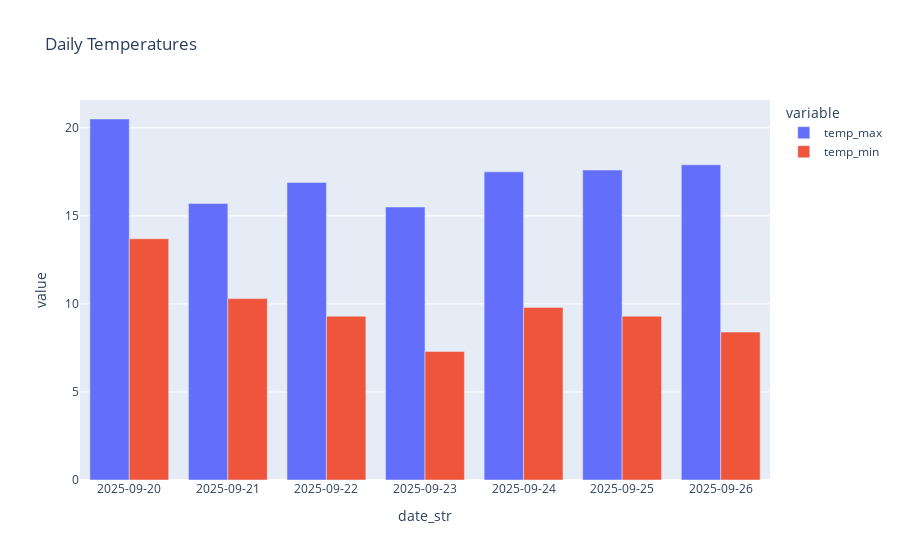
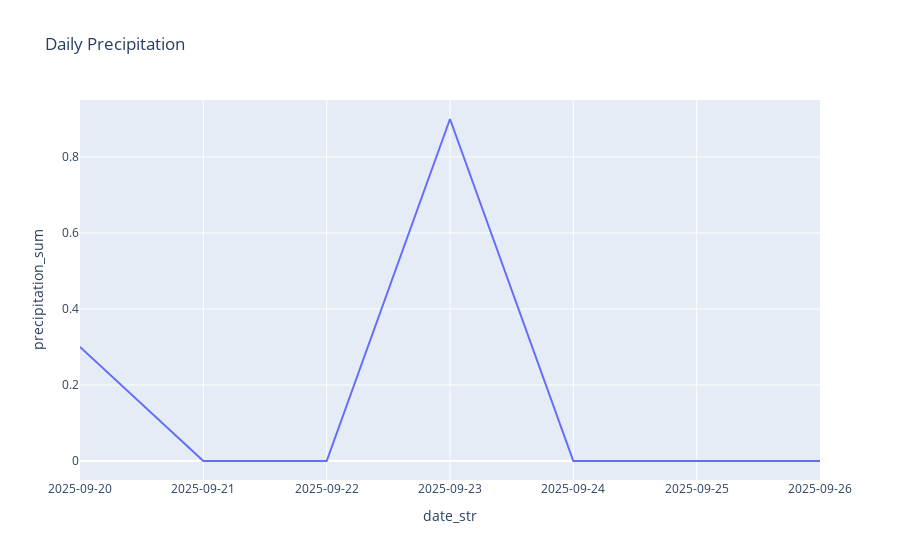
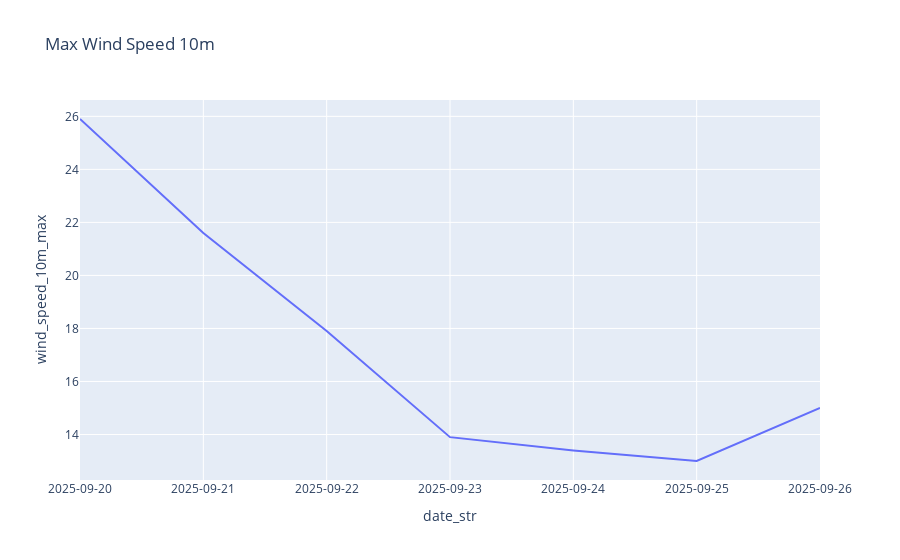

Source (notebook cell) for these figures, in order:
### Code cell
import pandas as pd, numpy as np, pathlib, re, os
from glob import glob
from datetime import datetime
from pathlib import Path

RAW_DIR = "../data/raw"
INTERIM_DIR = f"../data/interim/{city_slug}"
PROCESSED_DIR = f"../data/processed/{city_slug}"
Path(INTERIM_DIR).mkdir(parents=True, exist_ok=True)
Path(PROCESSED_DIR).mkdir(parents=True, exist_ok=True)

def slugify(s: str) -> str:
    return re.sub(r"[^a-z0-9]+", "-", str(s).lower()).strip("-")

# --- OPTIONAL: set CITY here for testing; comment out to auto-detect from RAW
try:
    CITY  # if defined in a previous cell, keep it
except NameError:
    CITY = None  # e.g., "Hanoi"

city_slug = slugify(CITY) if CITY else None

# pick RAW source: prefer folder of city_slug; else latest any
candidates = []
if city_slug:
    candidates = sorted(glob(f"{RAW_DIR}/{city_slug}/forecast_*.csv"))
if not candidates:
    candidates = sorted(glob(f"{RAW_DIR}/**/forecast_*.csv", recursive=True))

src = candidates[-1] if candidates else None
print("Using source:", src)

if not src:
    print("No valid source found. Run 2.2 first or check internet.")
else:
    df = pd.read_csv(src)

    # If CITY not set, derive city_slug from file content or folder name
    if not city_slug:
        if "city" in df.columns and len(df):
            city_slug = slugify(df["city"].iloc[0])
        else:
            city_slug = Path(src).parent.name  # raw/<city_slug>/
    ts = datetime.now().strftime("%Y%m%d_%H%M")

    # ===== Schema check =====
    expected = {"date","temp_max","temp_min","precipitation_sum","wind_speed_10m_max","city","lat","lon","source"}
    missing = expected - set(df.columns)
    assert not missing, f"Missing columns: {missing}"

    issues = []
    for col in ["temp_max","temp_min","precipitation_sum","wind_speed_10m_max","lat","lon"]:
        if not pd.api.types.is_numeric_dtype(df[col]):
            issues.append(f"{col} not numeric")
    print("Schema OK." if not issues else f"Validation issues: {issues}")

    # Interim (city+ts)
    interim_path = f"{INTERIM_DIR}/checked_{ts}.csv"
    df.to_csv(interim_path, index=False)
    print("Saved interim:", interim_path)

    # ===== Clean =====
    dfc = df.copy()
    dfc["date"] = pd.to_datetime(dfc["date"], errors="coerce")
    dfc = dfc.drop_duplicates(["city","date"]).sort_values("date").reset_index(drop=True)
    for col, hi in [("wind_speed_10m_max", 120), ("precipitation_sum", 200)]:
        dfc[col] = np.clip(dfc[col], 0, hi)

    clean_path = f"{PROCESSED_DIR}/clean_{ts}.csv"
    dfc.to_csv(clean_path, index=False)
    print("Saved clean:", clean_path)

    # ===== Features =====
    df_feat = dfc.copy()
    df_feat["temp_range"] = df_feat["temp_max"] - df_feat["temp_min"]
    df_feat["rain_flag"] = (df_feat["precipitation_sum"] > 0.0).astype(int)
    df_feat["dow"] = df_feat["date"].dt.dayofweek

    feat_path  = f"{PROCESSED_DIR}/features_{ts}.csv"
    df_feat.to_csv(feat_path, index=False)
    print("Saved features:", feat_path)

    # ===== Figures per city =====
    %pip install -q kaleido
    import plotly.express as px

    FIG_DIR = f"../reports/figures/{city_slug}"
    Path(FIG_DIR).mkdir(parents=True, exist_ok=True)

    df_feat["date"] = pd.to_datetime(df_feat["date"], errors="coerce")
    df_feat["date_str"] = df_feat["date"].dt.strftime("%Y-%m-%d")

    fig1 = px.bar(df_feat, x="date_str", y=["temp_max","temp_min"], barmode="group", title="Daily Temperatures")
    fig1.update_xaxes(type="category")
    fig1.write_image(os.path.join(FIG_DIR, f"temperatures_{ts}.png"))
    fig1.show()

    fig2 = px.line(df_feat, x="date_str", y="precipitation_sum", title="Daily Precipitation")
    fig2.update_xaxes(type="category")
    fig2.write_image(os.path.join(FIG_DIR, f"precipitation_{ts}.png"))
    fig2.show()

    fig3 = px.line(df_feat, x="date_str", y="wind_speed_10m_max", title="Max Wind Speed 10m")
    fig3.update_xaxes(type="category")
    fig3.write_image(os.path.join(FIG_DIR, f"wind_{ts}.png"))
    fig3.show()

    print("Saved figures to", FIG_DIR)

### Figure 1 — Plotly figure (JSON) as saved in the notebook; plotly's stock layout.template omitted (floating-point values rounded to 4 significant figures)
{"data": [{"alignmentgroup": "True", "hovertemplate": "variable=temp_max<br>date_str=%{x}<br>value=%{y}<extra></extra>", "legendgroup": "temp_max", "marker": {"color": "#636efa", "pattern": {"shape": ""}}, "name": "temp_max", "offsetgroup": "temp_max", "orientation": "v", "showlegend": true, "textposition": "auto", "type": "bar", "x": ["2025-09-20", "2025-09-21", "2025-09-22", "2025-09-23", "2025-09-24", "2025-09-25", "2025-09-26"], "xaxis": "x", "y": [20.5, 15.7, 16.9, 15.5, 17.5, 17.6, 17.9], "yaxis": "y"}, {"alignmentgroup": "True", "hovertemplate": "variable=temp_min<br>date_str=%{x}<br>value=%{y}<extra></extra>", "legendgroup": "temp_min", "marker": {"color": "#EF553B", "pattern": {"shape": ""}}, "name": "temp_min", "offsetgroup": "temp_min", "orientation": "v", "showlegend": true, "textposition": "auto", "type": "bar", "x": ["2025-09-20", "2025-09-21", "2025-09-22", "2025-09-23", "2025-09-24", "2025-09-25", "2025-09-26"], "xaxis": "x", "y": [13.7, 10.3, 9.3, 7.3, 9.8, 9.3, 8.4], "yaxis": "y"}], "layout": {"barmode": "group", "legend": {"title": {"text": "variable"}, "tracegroupgap": 0}, "title": {"text": "Daily Temperatures"}, "xaxis": {"anchor": "y", "domain": [0, 1], "title": {"text": "date_str"}, "type": "category"}, "yaxis": {"anchor": "x", "domain": [0, 1], "title": {"text": "value"}}}}

### Figure 2 — Plotly figure (JSON) as saved in the notebook; plotly's stock layout.template omitted (floating-point values rounded to 4 significant figures)
{"data": [{"hovertemplate": "date_str=%{x}<br>precipitation_sum=%{y}<extra></extra>", "legendgroup": "", "line": {"color": "#636efa", "dash": "solid"}, "marker": {"symbol": "circle"}, "mode": "lines", "name": "", "orientation": "v", "showlegend": false, "type": "scatter", "x": ["2025-09-20", "2025-09-21", "2025-09-22", "2025-09-23", "2025-09-24", "2025-09-25", "2025-09-26"], "xaxis": "x", "y": [0.3, 0.0, 0.0, 0.9, 0.0, 0.0, 0.0], "yaxis": "y"}], "layout": {"legend": {"tracegroupgap": 0}, "title": {"text": "Daily Precipitation"}, "xaxis": {"anchor": "y", "domain": [0, 1], "title": {"text": "date_str"}, "type": "category"}, "yaxis": {"anchor": "x", "domain": [0, 1], "title": {"text": "precipitation_sum"}}}}

### Figure 3 — Plotly figure (JSON) as saved in the notebook; plotly's stock layout.template omitted (floating-point values rounded to 4 significant figures)
{"data": [{"hovertemplate": "date_str=%{x}<br>wind_speed_10m_max=%{y}<extra></extra>", "legendgroup": "", "line": {"color": "#636efa", "dash": "solid"}, "marker": {"symbol": "circle"}, "mode": "lines", "name": "", "orientation": "v", "showlegend": false, "type": "scatter", "x": ["2025-09-20", "2025-09-21", "2025-09-22", "2025-09-23", "2025-09-24", "2025-09-25", "2025-09-26"], "xaxis": "x", "y": [25.9, 21.6, 17.9, 13.9, 13.4, 13.0, 15.0], "yaxis": "y"}], "layout": {"legend": {"tracegroupgap": 0}, "title": {"text": "Max Wind Speed 10m"}, "xaxis": {"anchor": "y", "domain": [0, 1], "title": {"text": "date_str"}, "type": "category"}, "yaxis": {"anchor": "x", "domain": [0, 1], "title": {"text": "wind_speed_10m_max"}}}}
